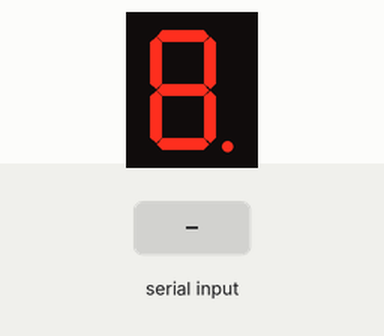
Recording of a sketch running on a simulated Arduino Uno, built with avr-gcc and run on an emulated ATmega328P. On the bench: 1-digit seven-segment display. Wiring (inferred from the names in the program): 1-digit 7-segment display, segments lit when HIGH: segments pin 2, pin 3, pin 4, pin 5, pin 6, pin 7, pin 9, pin 10. Inputs (shaded band) come from the test bench. The segment pins are drawn as the display they are named for.

Above: at 1.2 s.
1.3 s: "a" received over Serial
At 2.1 s:
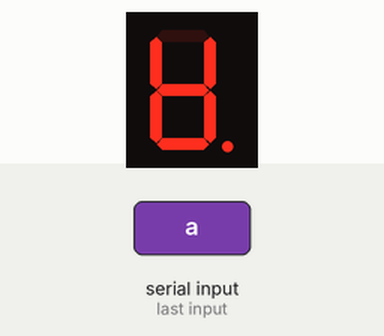
2.8 s: "c" received over Serial
At 3.3 s:
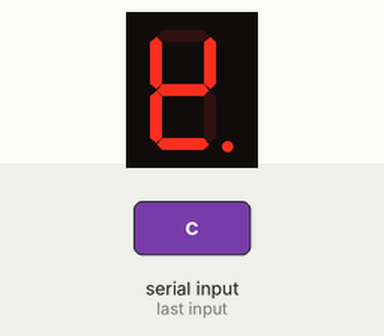
4.3 s: "b" received over Serial
At 5.5 s:
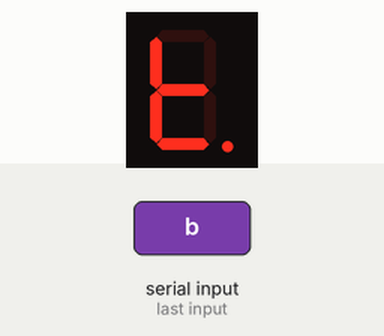
5.8 s: "d" received over Serial
At 6.7 s:
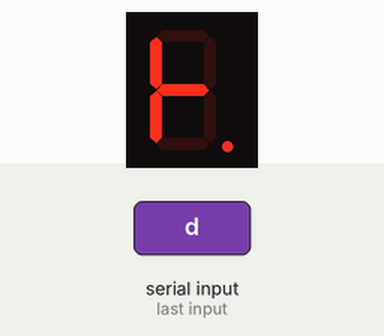
7.3 s: "e" received over Serial
At 7.9 s:
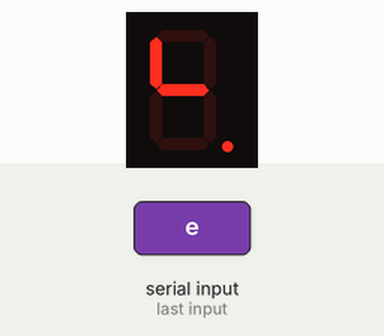
8.8 s: "f" received over Serial
At 10.2 s:
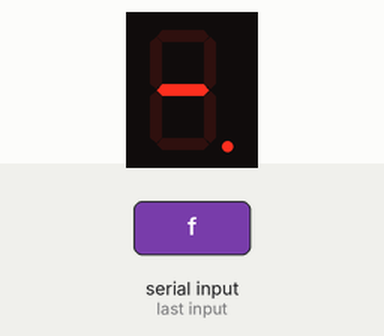
Timing chart, 0 to 11.3 s (numbered marks = the images above; inputs shaded):
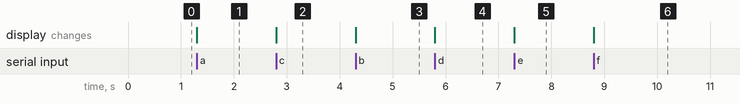

Measured:
- after the input at 1.3 s, the display: changes at once (image 1)
- after the input at 2.8 s, the display: changes at once (image 2)
- after the input at 4.3 s, the display: changes at once (image 3)
- after the input at 5.8 s, the display: changes at once (image 4)
- after the input at 7.3 s, the display: changes at once (image 5)
- after the input at 8.8 s, the display: changes at once (image 6)

The sketch:

_7SegmentLED.ino
```cpp
int A = 2;
int B = 3;
int C = 4;
int D = 5;
int E = 6;
int F = 7;
int G = 9;
int H = 10;

int a = 1;
int b = 1;
int c = 1;
int d = 1;
int e = 1;
int f = 1;
int g = 1;
int h = 1;


void setup() {
  Serial.begin(9600);
  // put your setup code here, to run once:
  pinMode(A, OUTPUT);
  pinMode(B, OUTPUT);
  pinMode(C, OUTPUT);
  pinMode(D, OUTPUT);
  pinMode(E, OUTPUT);
  pinMode(F, OUTPUT);
  pinMode(G, OUTPUT);
  pinMode(H, OUTPUT);
}

void loop() {
  char myChar;
  if(Serial.available() >  0){
    myChar = Serial.read();
      if(myChar == 'a'){
        if(a == 1)
          a = 0;
        else
          a = 1;
      }
      if(myChar == 'b'){
        if(b == 1)
          b = 0;
        else
          b = 1;
      }
      if(myChar == 'c'){
        if(c == 1)
          c = 0;
        else
          c = 1;
      }
      if(myChar == 'd'){
        if(d == 1)
          d = 0;
        else
          d = 1;
      }
      if(myChar == 'e'){
        if(e == 1)
          e = 0;
        else
          e = 1;
      }
      if(myChar == 'f'){
        if(f == 1)
          f = 0;
        else
          f = 1;
      }
      if(myChar == 'g'){
        if(g == 1)
          g = 0;
        else
          g = 1;
      }
      if(myChar == 'h'){
        if(h == 1)
          h = 0;
        else
          h = 1;
      }
    }
  digitalWrite(A, a);
  digitalWrite(B, b);
  digitalWrite(C, c);
  digitalWrite(D, d);
  digitalWrite(E, e);
  digitalWrite(F, f);
  digitalWrite(G, g);
  digitalWrite(H, h);
}
```
